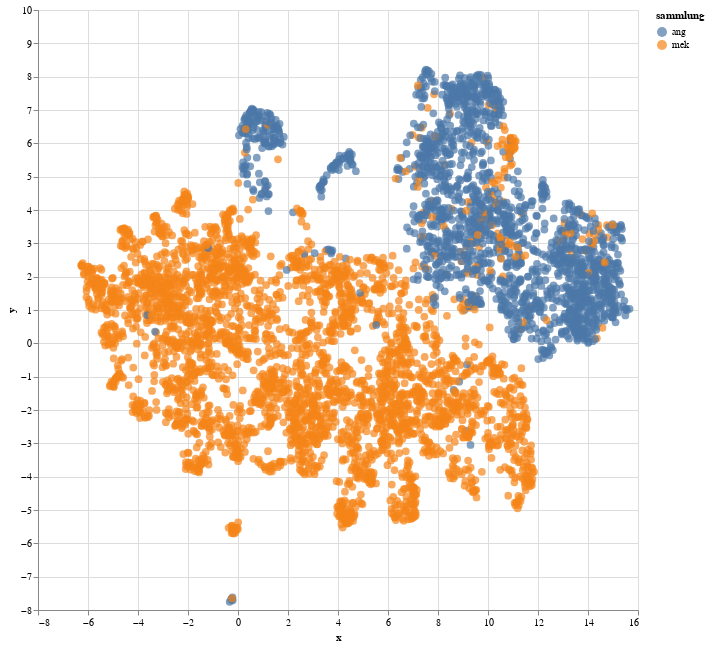

Source (notebook cell):
### Code cell
df_joined_umap3 = runUmapOnDf(df_images).join(data['sammlung'])
alt.data_transformers.disable_max_rows()
alt.Chart(df_joined_umap3).encode(
      x='x',
      y='y',
      color='sammlung'
  ).mark_circle(size=60).properties(
      width=600, height=600
  ).interactive()

### Figure 1 — Vega-Lite specification as saved in the notebook (floating-point values rounded to 4 significant figures; data arrays with more than 128 entries replaced by an {"elided": "..."} marker saying what was removed)
{"config": {"view": {"continuousWidth": 400, "continuousHeight": 300}}, "data": {"name": "data-8ce484ead3e820ed906bdb508fd6b309"}, "mark": {"type": "circle", "size": 60}, "encoding": {"color": {"type": "nominal", "field": "sammlung"}, "x": {"type": "quantitative", "field": "x"}, "y": {"type": "quantitative", "field": "y"}}, "height": 600, "selection": {"selector021": {"type": "interval", "bind": "scales", "encodings": ["x", "y"]}}, "width": 600, "$schema": "https://vega.github.io/schema/vega-lite/v4.8.1.json", "datasets": {"data-8ce484ead3e820ed906bdb508fd6b309": {"elided": "5140 records"}}}
